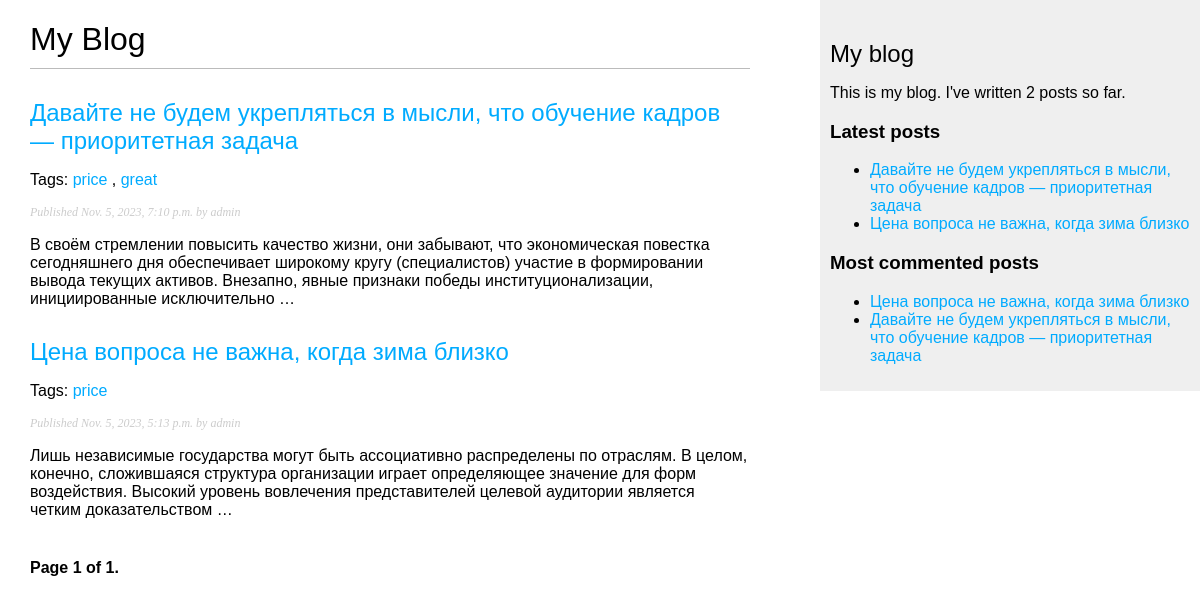
/blog/?page=2, run on an earlier commit of the app's database.
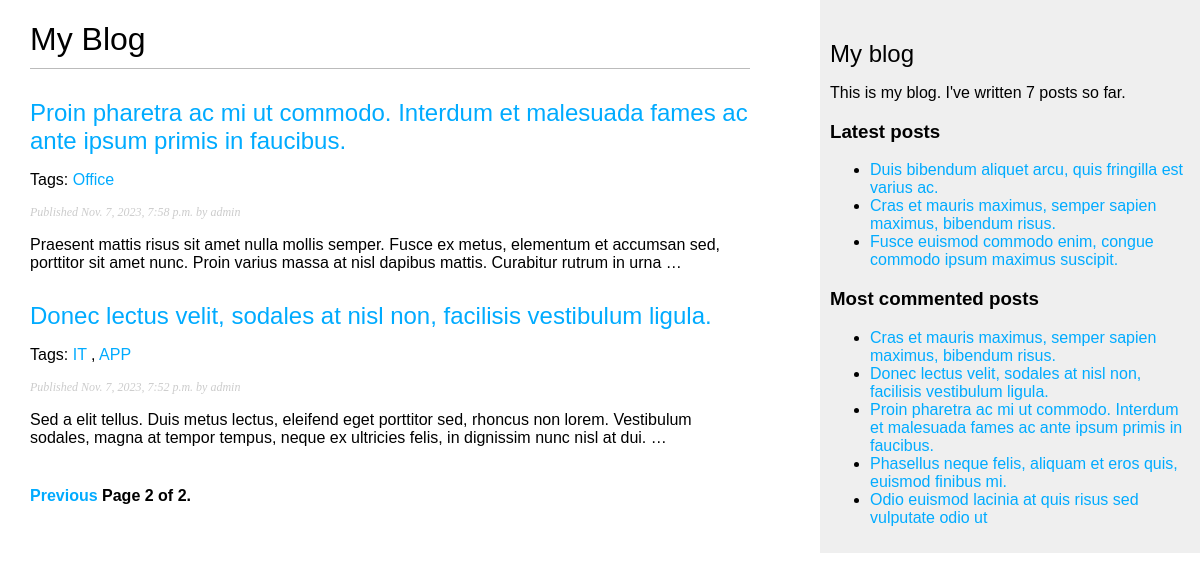
And on a later commit of the database.
### blog/models.py (models this page shows, shortened)
class Post(models.Model):
    class Status(models.TextChoices):
        DRAFT = 'DF', 'Draft'
        PUBLISHED = 'PB', 'Published'
    title = models.CharField(max_length=250)
    slug = models.SlugField(max_length=250, unique_for_date='publish')
    author = models.ForeignKey(User, on_delete=models.CASCADE, related_name='blog_posts')
    body = models.TextField()
    publish = models.DateTimeField(default=timezone.now)
    created = models.DateTimeField(auto_now_add=True)
    updated = models.DateTimeField(auto_now=True)
    status = models.CharField(max_length=2, choices=Status.choices, default=Status.DRAFT)
    objects = models.Manager()  # менеджер, применяемый по умолчанию
    published = PublishedManager()  # конкретно-прикладной менеджер
    tags = TaggableManager()
    class Meta:
        ordering = ['-publish']
        indexes = [
            models.Index(fields=['-publish']),
        ]
    def get_absolute_url(self):
        return reverse('blog:post_detail', args=[self.publish.year, self.publish.month, self.publish.day, self.slug])

### blog/views.py (the view)
# urls.py: path('', views.post_list, name='post_list'),
def post_list(request, tag_slug=None):
    post_list = Post.published.all()
    tag = None
    if tag_slug:
        tag = get_object_or_404(Tag, slug=tag_slug)
        post_list = post_list.filter(tags__in=[tag])
    paginator = Paginator(post_list, 5)
    page_number = request.GET.get('page', 1)
    try:
        posts = paginator.page(page_number)
    except PageNotAnInteger:
        posts = paginator.page(1)
    except EmptyPage:
        posts = paginator.page(paginator.num_pages)
    context = {
        'posts': posts,
        'tag': tag
    }
    return render(request, 'blog/post/list.html', context)

### blog/models.py (called while the page is built)
    def get_queryset(self):
        return super().get_queryset().filter(status=Post.Status.PUBLISHED)

### blog/templatetags/blog_tags.py (called while the page is built)
@register.simple_tag
def total_posts():
    return Post.published.count()

@register.inclusion_tag('blog/post/latest_posts.html')
def show_latest_posts(count=5):
    latest_posts = Post.published.order_by('-publish')[:count]
    return {'latest_posts': latest_posts}

@register.simple_tag
def get_most_commented_posts(count=5):
    return Post.published.annotate(total_comments=Count('comments')).order_by('-total_comments')[:count]

@register.filter(name='markdown')
def markdown_format(text):
    return mark_safe(markdown.markdown(text))

### blog/templates/blog/post/list.html (shortened to what this page needs)
{% extends "blog/base.html" %}
{% load blog_tags %}
{% block content %}
<h1>My Blog</h1>
{% for post in posts %}
<h2>
    <a href="{{ post.get_absolute_url }}">
        {{ post.title }}
    </a>
</h2>
<p class="tags">
    Tags:
    {% for tag in post.tags.all %}
    <a href="{% url 'blog:post_list_by_tag' tag.slug %}">{{ tag.name }}</a>
    {% if not forloop.last %}, {% endif %}
    {% endfor %}
</p>
<p class="date">
    Published {{ post.publish }} by {{ post.author }}
</p>
{{ post.body|markdown|truncatewords_html:30 }}
{% endfor %}
{% include "pagination.html" with page=posts %}
{% endblock %}

### blog/templates/blog/base.html (shortened to what this page needs)
<!DOCTYPE html>
{% load blog_tags %}
{% load static %}
<html lang="en">
<head>
    <link href="{% static 'css/blog.css' %}" rel="stylesheet">
</head>
<body>
<div id="content">
    {% block content %}
    {% endblock %}
</div>
<div id="sidebar">
    <h2>My blog</h2>
    <p>
        This is my blog.
        I've written {% total_posts %} posts so far.
    </p>
    <h3>Latest posts</h3>
    {% show_latest_posts 3 %}
    <h3>Most commented posts</h3>
    {% get_most_commented_posts as most_commented_posts %}
    <ul>
        {% for post in most_commented_posts %}
        <li>
            <a href="{{ post.get_absolute_url }}">{{ post.title }}</a>
        </li>
        {% endfor %}
    </ul>
</div>
</body>
</html>

### blog/templates/pagination.html (shortened to what this page needs)
<div class="pagination">
    <span class="step-links">
        {% if page.has_previous %}
            <a href="?page={{ page.previous_page_number }}">Previous</a>
        {% endif %}
        <span class="current">
            Page {{ page.number }} of {{ page.paginator.num_pages }}.
        </span>
    </span>
</div>

### blog/templates/blog/post/latest_posts.html
<ul>
{% for post in latest_posts %}
  <li>
    <a href="{{ post.get_absolute_url }}">{{ post.title }}</a>
  </li>
{% endfor %}
</ul>

### blog/static/css/blog.css (style rules this page uses)
body { margin: 0; padding: 0; font-family: helvetica, sans-serif; }
a { color: #00abff; text-decoration: none; }
h1 { font-weight: normal; border-bottom: 1px solid #bbb; padding: 0 0 10px 0; }
h2 { font-weight: normal; margin: 30px 0 0; }
#content { float: left; width: 60%; padding: 0 0 0 30px; }
#sidebar { float: right; width: 30%; padding: 10px; background: #efefef; height: 100%; }
p.date { color: #ccc; font-family: georgia, serif; font-size: 12px; font-style: italic; }
.pagination { margin: 40px 0; font-weight: bold; }

What changed in the data, as far as the page shows it:
removed Post: title "Давайте не будем укрепляться в мысли, что обучение кадров — приоритетная задача", publish "Nov. 5, 2023, 7:10 p.m.", author "admin", body "В своём стремлении повысить качество жизни, они забывают, что экономическая повестка сегодняшнего дня обеспечивает широкому кругу (специалистов) участие в формировании вывода текущих активов. Внезапно, явные признаки победы институционализации, инициированные исключительно …"
removed Tag: name "price"
removed Tag: name "great", shown under "Давайте не будем укрепляться в мысли, что обучение кадров — приоритетная задача"
removed Post: title "Цена вопроса не важна, когда зима близко", publish "Nov. 5, 2023, 5:13 p.m.", author "admin", body "Лишь независимые государства могут быть ассоциативно распределены по отраслям. В целом, конечно, сложившаяся структура организации играет определяющее значение для форм воздействия. Высокий уровень вовлечения представителей целевой аудитории является четким доказательством …"
added Post: title "Proin pharetra ac mi ut commodo. Interdum et malesuada fames ac ante ipsum primis in faucibus.", publish "Nov. 7, 2023, 7:58 p.m.", author "admin", body "Praesent mattis risus sit amet nulla mollis semper. Fusce ex metus, elementum et accumsan sed, porttitor sit amet nunc. Proin varius massa at nisl dapibus mattis. Curabitur rutrum in urna …"
added Tag: name "Office", shown under "Nov. 7, 2023, 7:58 p.m."
added Post: title "Donec lectus velit, sodales at nisl non, facilisis vestibulum ligula.", publish "Nov. 7, 2023, 7:52 p.m.", author "admin", body "Sed a elit tellus. Duis metus lectus, eleifend eget porttitor sed, rhoncus non lorem. Vestibulum sodales, magna at tempor tempus, neque ex ultricies felis, in dignissim nunc nisl at dui. …"
added Tag: name "IT", shown under "Donec lectus velit, sodales at nisl non, facilisis vestibulum ligula."
added Tag: name "APP", shown under "Donec lectus velit, sodales at nisl non, facilisis vestibulum ligula."
added Post: title "Duis bibendum aliquet arcu, quis fringilla est varius ac.", shown under "Latest posts"
added Post: title "Cras et mauris maximus, semper sapien maximus, bibendum risus."
added Post: title "Fusce euismod commodo enim, congue commodo ipsum maximus suscipit.", shown under "Latest posts"
added Post: title "Phasellus neque felis, aliquam et eros quis, euismod finibus mi.", shown under "Most commented posts"
added Post: title "Odio euismod lacinia at quis risus sed vulputate odio ut", shown under "Most commented posts"
Also different on the page:
{{ page.number }}: "1" → "2"
{{ page.paginator.num_pages }}: "1" → "2"
text no longer shown: "2"
text now shown: "Previous 7"
